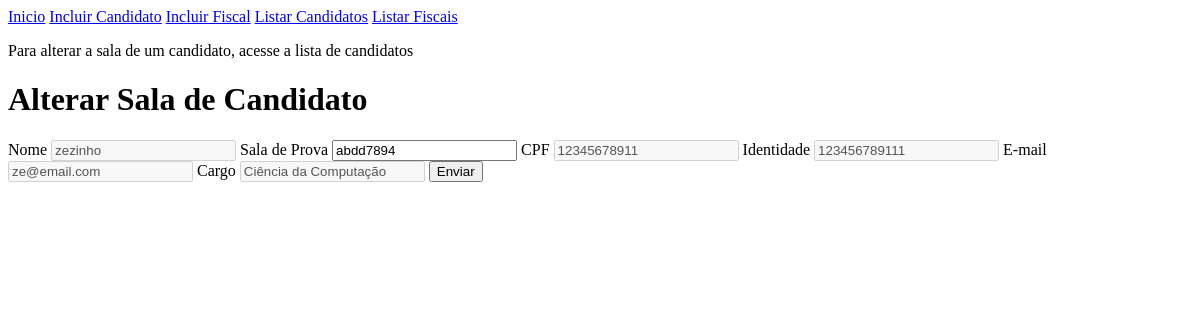
Page /?page=alterar_sala&id_candidato=2 on the earlier database version.
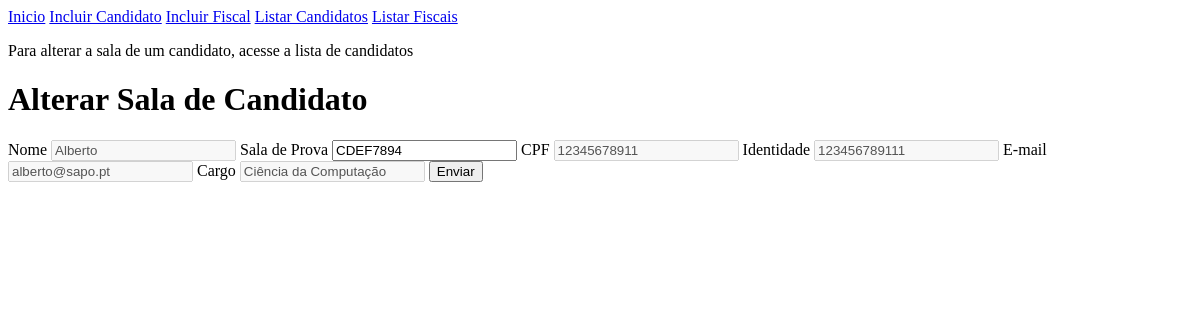
Same page on the later database version.
### tables this page shows
CREATE TABLE IF NOT EXISTS `tabela_candidatos` (
  `id_candidato` int UNSIGNED NOT NULL AUTO_INCREMENT,
  `nome_candidato` varchar(255) NOT NULL,
  `sala_candidato` varchar(8) NOT NULL,
  `cpf_candidato` varchar(11) NOT NULL,
  `identidade_candidato` varchar(12) NOT NULL,
  `email_candidato` varchar(255) NOT NULL,
  `cargo_candidato` varchar(255) NOT NULL,
  PRIMARY KEY (`id_candidato`)
);

### alterar_sala.php (the view, shortened to what this page needs)
<h1>Alterar Sala de Candidato</h1>
<?php
$sql = "SELECT * FROM tabela_candidatos WHERE id_candidato=" . $_REQUEST["id_candidato"];
$res = $conn->query($sql);
$row = $res->fetch_object();
?>
<form action="?page=salvar" method="POST">
  <label for="nome_candidato">Nome</label>
  <input disabled type="text" name="nome_candidato" value="<?php print $row->nome_candidato; ?>">
  <label for="sala_candidato">Sala de Prova</label>
  <input type="text" name="sala_candidato" value="<?php print $row->sala_candidato; ?>">
  <label for="cpf_candidato">CPF</label>
  <input disabled type="text" name="cpf_candidato" value="<?php print $row->cpf_candidato; ?>">
  <label for="identidade_candidato">Identidade</label>
  <input disabled type="text" name="identidade_candidato" value="<?php print $row->identidade_candidato; ?>">
  <label for="email_candidato">E-mail</label>
  <input disabled type="mail" name="email_candidato" value="<?php print $row->email_candidato; ?>">
  <label for="cargo_candidato">Cargo</label>
  <input disabled type="text" name="cargo_candidato" value="<?php print $row->cargo_candidato; ?>">
  <button type="submit">Enviar</button>
</form>

Differences in the rows shown:
changed tabela_candidatos "Ciência da Computação": nome_candidato "zezinho" → "Alberto"; sala_candidato "abdd7894" → "CDEF7894"; email_candidato "ze@email.com" → "alberto@sapo.pt"
